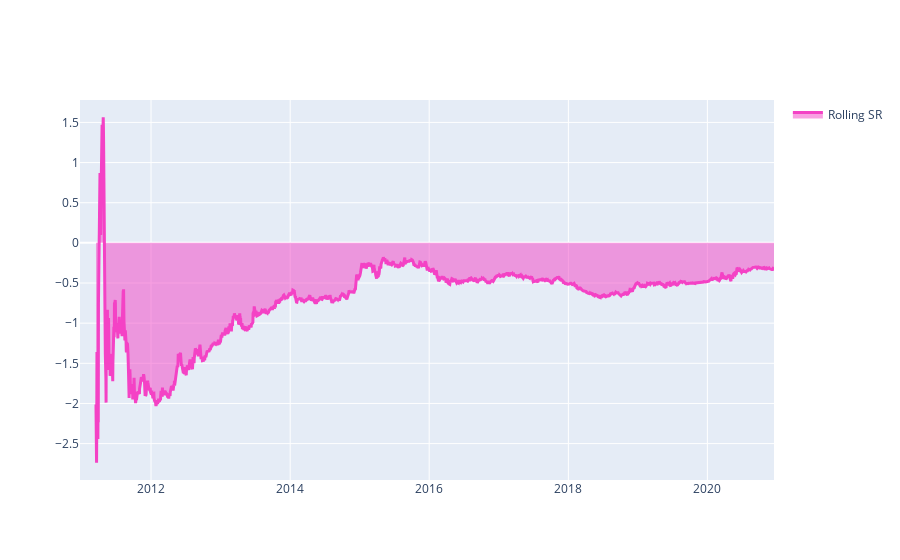

Write notebook code for a chart like this one.
### Code cell
# show rolling Sharpe ratio on a 7-year basis:
SRchart = stat.to_pandas()["sharpe_ratio"]
qngraph.make_plot_filled(SRchart.index, SRchart, color="#F442C5", name="Rolling SR")

### Figure 1 — Plotly figure (JSON) as saved in the notebook; plotly's stock layout.template omitted (floating-point values rounded to 4 significant figures; data arrays with more than 128 entries replaced by an {"elided": "..."} marker saying what was removed)
{"data": [{"fill": "tonexty", "line": {"color": "#F442C5", "width": 3}, "name": "Rolling SR", "type": "scatter", "x": {"elided": "2580 str values"}, "y": {"elided": "2580 float values"}}], "layout": {"showlegend": true, "yaxis": {"range": [-2.953, 1.779]}}}
